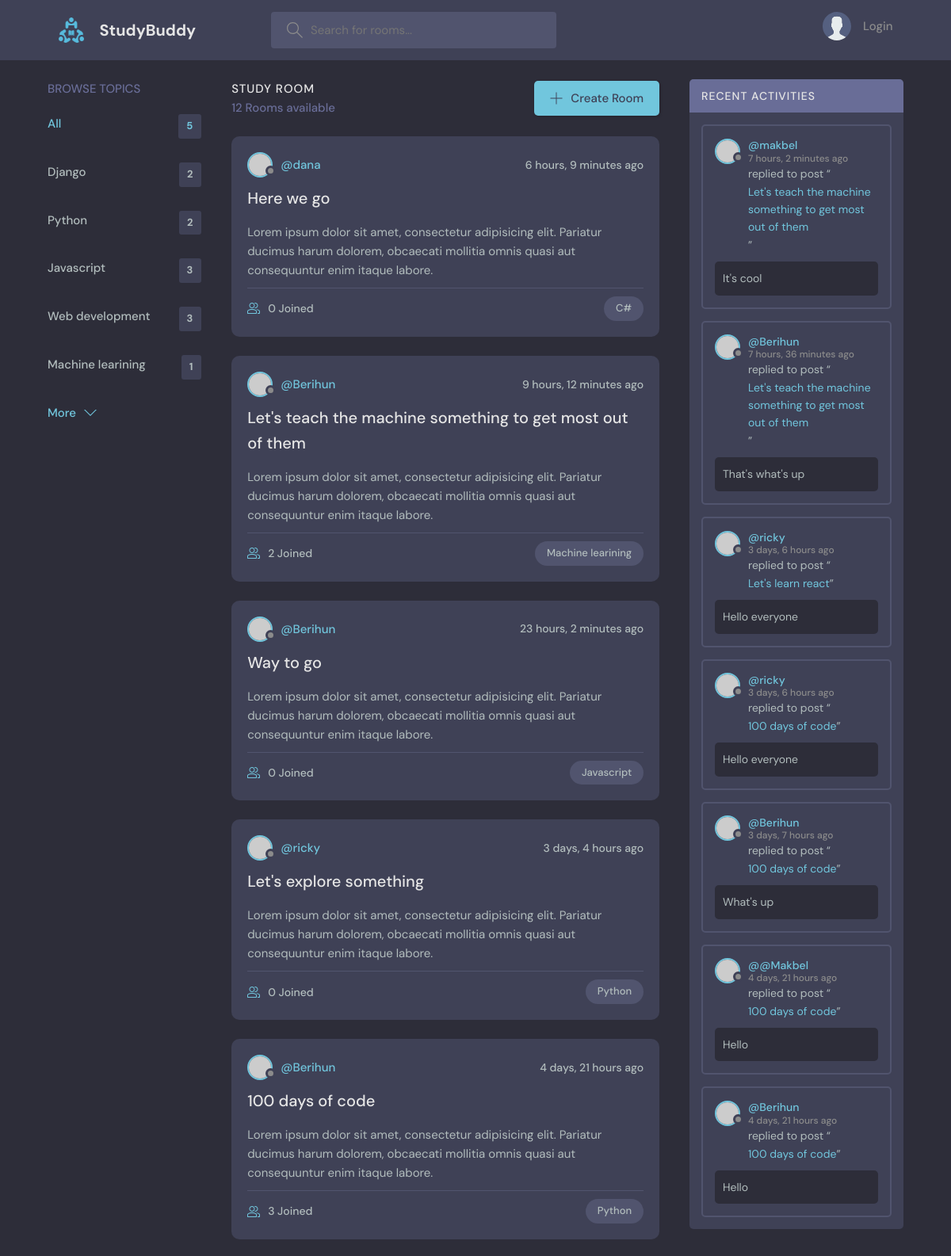
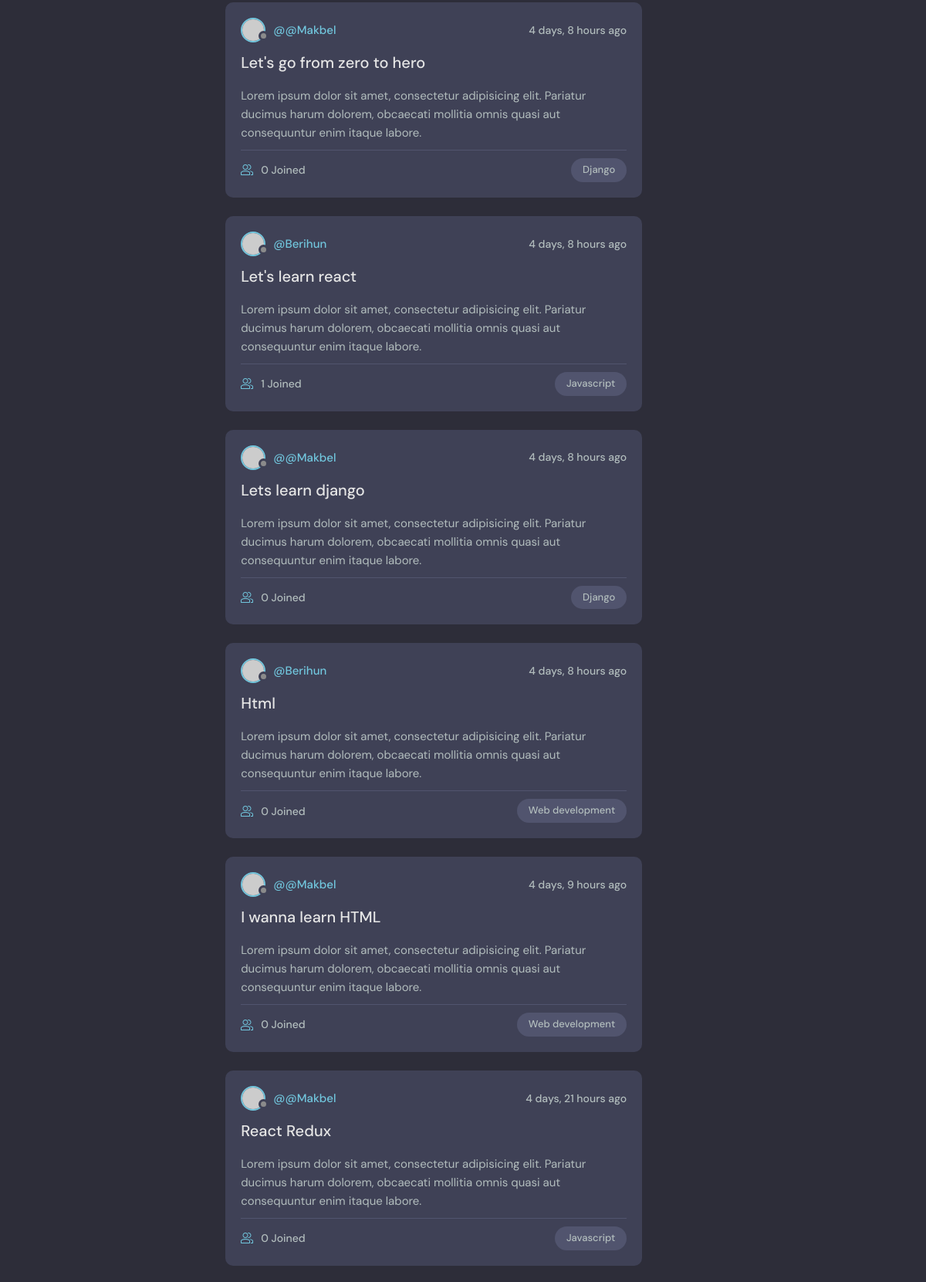
The page / (upper part) on the database its author committed (2 pictures, top to bottom).
### base/models.py (models this page shows, shortened)
class Topic(models.Model):
    name = models.CharField(max_length=100)

class Room(models.Model):
    host = models.ForeignKey(User, on_delete=models.SET_NULL, null=True)
    topic = models.ForeignKey('Topic', on_delete=models.SET_NULL, null=True)
    name = models.CharField(max_length=100)
    description = models.TextField(null=True, blank=True)
    participants = models.ManyToManyField(User, related_name='participants', blank=True)
    updated = models.DateTimeField(auto_now=True)
    created_at = models.DateTimeField(auto_now_add=True)
    class Meta:
        ordering = ['-updated', '-created_at']

class Message(models.Model):
    user = models.ForeignKey(User, on_delete=models.CASCADE)
    room = models.ForeignKey(Room, on_delete=models.CASCADE)
    body = models.TextField(null=True)
    updated = models.DateTimeField(auto_now=True)
    created_at = models.DateTimeField(auto_now_add=True)
    class Meta:
        ordering = ['-updated', '-created_at']

### base/views.py (the view)
# urls.py: 2. Add a URL to urlpatterns:  path('', views.home, name='home')
def home(request):
    q = request.GET.get('q') if request.GET.get('q') != None else ''
    rooms = Room.objects.filter(
        Q(topic__name__icontains=q) |
        Q(name__icontains=q) |
        Q(description__icontains=q)
        )
    topics = Topic.objects.all()[0:5]
    room_count = rooms.count()
    room_messages = Message.objects.filter(Q(room__topic__name__icontains=q))
    context = {'rooms':rooms, 'topics': topics, 'room_count':room_count, 'room_messages':room_messages}
    return render(request, 'base/home.html', context)

### base/templates/base/home.html (shortened to what this page needs)
  {% extends 'main.html' %}
  {% block content %}
    <main class="layout layout--3">
      <div class="container">
        {% include 'base/browse_component.html' %}
        <div class="roomList">
          <div class="roomList__header">
            <div>
              <h2>Study Room</h2>
              <p>{{room_count}} Rooms available</p>
            </div>
            <a class="btn btn--main" href="{% url 'create_room' %}">
              <svg version="1.1" xmlns="http://www.w3.org/2000/svg" width="32" height="32" viewBox="0 0 32 32">
                <title>add</title>
                <path
                  d="M16.943 0.943h-1.885v14.115h-14.115v1.885h14.115v14.115h1.885v-14.115h14.115v-1.885h-14.115v-14.115z"
                ></path>
              </svg>
              Create Room
            </a>
          </div>
          {% include 'base/feed_component.html' %}
        </div>
        {% include 'base/recent_activity_component.html'%}
      </div>
    </main>
{% endblock content %}

### base/templates/base/browse_component.html
<div class="topics">
    <div class="topics__header">
      <h2>Browse Topics</h2>
    </div>
    <ul class="topics__list">
      <li>
        <a href="{% url 'home' %}" class="active">All <span>{{topics.count}}</span></a>
      </li>
      {% for topic in topics %}
      <li>
        <a href="{% url 'home' %}?q={{topic.name}}">{{topic.name}} <span>{{topic.room_set.all.count}}</span></a>
      </li>
      {% endfor %}
    </ul>
    <a class="btn btn--link" href="{% url 'topics' %}">
      More
      <svg version="1.1" xmlns="http://www.w3.org/2000/svg" width="32" height="32" viewBox="0 0 32 32">
        <title>chevron-down</title>
        <path d="M16 21l-13-13h-3l16 16 16-16h-3l-13 13z"></path>
      </svg>
    </a>
  </div>

### base/templates/base/feed_component.html (shortened to what this page needs)
{% for room in rooms %}
<div class="roomListRoom">
    <div class="roomListRoom__header">
      <a href="{% url 'userprofile' room.host.id %}" class="roomListRoom__author">
        <div class="avatar avatar--small">
          <img src="https://randomuser.me/api/portraits/women/11.jpg" />
        </div>
        <span>@{{room.host.username}}</span>
      </a>
      <div class="roomListRoom__actions">
        <span>{{room.created_at|timesince}} ago</span>
      </div>
    </div>
    <div class="roomListRoom__content">
      <a href="{%url 'room' room.id %}">{{room.name}}</a>
      <p>
        Lorem ipsum dolor sit amet, consectetur adipisicing elit. Pariatur ducimus harum dolorem, obcaecati
        mollitia omnis quasi aut consequuntur enim itaque labore.
      </p>
    </div>
    <div class="roomListRoom__meta">
      <a href="{%url 'room' room.id %}" class="roomListRoom__joined">
        {{room.participants.all.count}} Joined
      </a>
      <p class="roomListRoom__topic">{{room.topic.name}}</p>
    </div>
  </div>
  {% endfor %}

### base/templates/base/recent_activity_component.html (shortened to what this page needs)
<div class="activities">
    <div class="activities__header">
      <h2>Recent Activities</h2>
    </div>
    {% for message in room_messages %}
    <div class="activities__box">
      <div class="activities__boxHeader roomListRoom__header">
        <a href="{% url 'userprofile' message.user.id %}" class="roomListRoom__author">
          <div class="avatar avatar--small">
            <img src="https://randomuser.me/api/portraits/women/11.jpg" />
          </div>
          <p>
            @{{message.user}}
            <span>{{message.created_at|timesince}} ago</span>
          </p>
        </a>
      </div>
      <div class="activities__boxContent">
        <p>replied to post “<a href="{% url 'room' message.room.id %}">{{message.room.name}}</a>”</p>
        <div class="activities__boxRoomContent">
         {{message.body}}
        </div>
      </div>
    </div>
    {% endfor %}
  </div>

### rows shown on the page
Topic: name "Django", room_set.all.count "2"
Topic: name "Python", room_set.all.count "2"
Topic: name "Javascript", room_set.all.count "3"
Topic: name "Web development", room_set.all.count "3"
Topic: name "Machine learining", room_set.all.count "1"
Room: host.username "dana", created_at "6 hours, 9 minutes", name "Here we go", participants.all.count "0", topic.name "C#"
Room: host.username "Berihun", created_at "9 hours, 12 minutes", name "Let's teach the machine something to get most out of them", participants.all.count "2", topic.name "Machine learining"
Room: host.username "Berihun", created_at "23 hours, 2 minutes", name "Way to go", participants.all.count "0", topic.name "Javascript"
Room: host.username "ricky", created_at "3 days, 4 hours", name "Let's explore something", participants.all.count "0", topic.name "Python"
Room: host.username "Berihun", created_at "4 days, 21 hours", name "100 days of code", participants.all.count "3", topic.name "Python"
Room: host.username "@Makbel", created_at "4 days, 8 hours", name "Let's go from zero to hero", participants.all.count "0", topic.name "Django"
Room: host.username "Berihun", created_at "4 days, 8 hours", name "Let's learn react", participants.all.count "1", topic.name "Javascript"
Room: host.username "@Makbel", created_at "4 days, 8 hours", name "Lets learn django", participants.all.count "0", topic.name "Django"
Room: host.username "Berihun", created_at "4 days, 8 hours", name "Html", participants.all.count "0", topic.name "Web development"
Room: host.username "@Makbel", created_at "4 days, 9 hours", name "I wanna learn HTML", participants.all.count "0", topic.name "Web development"
Room: host.username "@Makbel", created_at "4 days, 21 hours", name "React Redux", participants.all.count "0", topic.name "Javascript"
Message: user "makbel", created_at "7 hours, 2 minutes", room.name "Let's teach the machine something to get most out of them", body "It's cool"
Message: user "Berihun", created_at "7 hours, 36 minutes", room.name "Let's teach the machine something to get most out of them", body "That's what's up"
Message: user "ricky", created_at "3 days, 6 hours", room.name "Let's learn react", body "Hello everyone"
Message: user "ricky", created_at "3 days, 6 hours", room.name "100 days of code", body "Hello everyone"
Message: user "Berihun", created_at "3 days, 7 hours", room.name "100 days of code", body "What's up"
Message: user "@Makbel", created_at "4 days, 21 hours", room.name "100 days of code", body "Hello"
Message: user "Berihun", created_at "4 days, 21 hours", room.name "100 days of code", body "Hello"

### other values the page prints
{{ topics.count }} "5"
{{ room_count }} "12"
